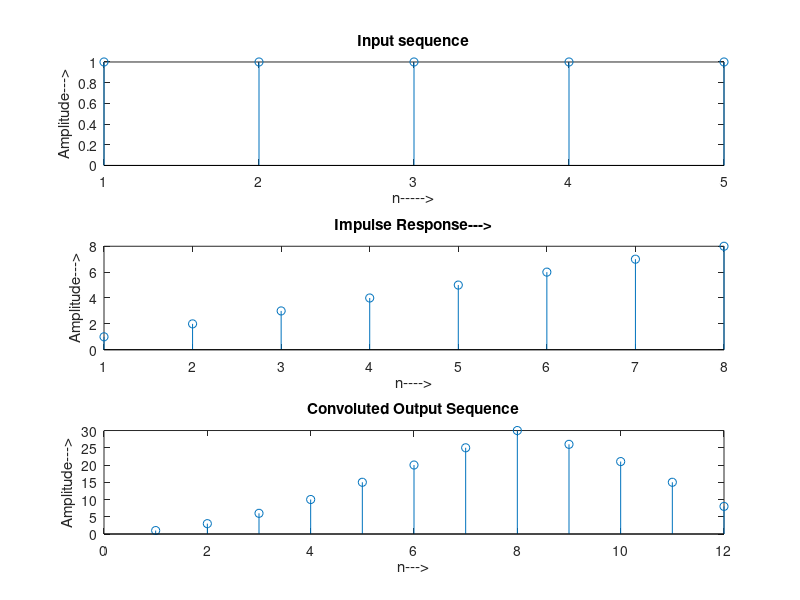

This chart was generated by the following MATLAB code:
%{
    Q. Write program to perform 1D linear convolution
%}

clc;
close all;

x = ones(1,5); % input is a 1D array
h = 1:8;       % impulse signal
y = conv(x,h); % Calculating convolution of x and h

% Plot the input signal
subplot(3,1,1);
stem(x);
ylabel('Amplitude--->');
xlabel('n----->');
title('Input sequence');

% Plot the impulse signal
subplot(3,1,2);
stem(h);
xlabel('n---->');
ylabel('Amplitude--->');
title('Impulse Response--->');

% Plot the convoluted output signal
subplot(3,1,3);
stem(y);
xlabel('n--->');
ylabel('Amplitude--->');
title('Convoluted Output Sequence');
